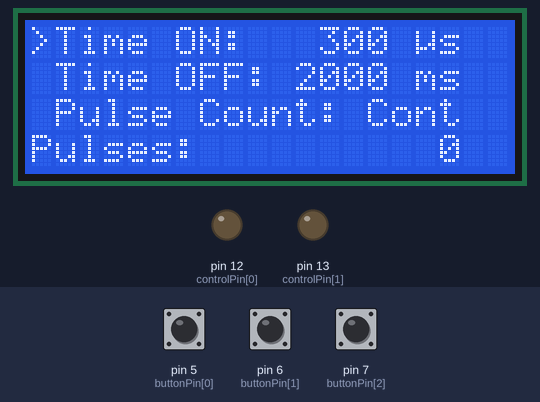
The sketch below on a simulated Arduino Uno, built with avr-gcc and run on an emulated ATmega328P. Shown: 20×4 character LCD, output pins drawn as LEDs (lit = HIGH). Dashed ring = blinking. The test bench sets the inputs (shaded band); at power-on: pin 7 (buttonPin[2]) LOW, pin 5 (buttonPin[0]) LOW, pin 6 (buttonPin[1]) LOW.

Above: at 1.3 s.
1.4 s: pin 7 (buttonPin[2]) pulled HIGH for 0.15 s
At 2.5 s:
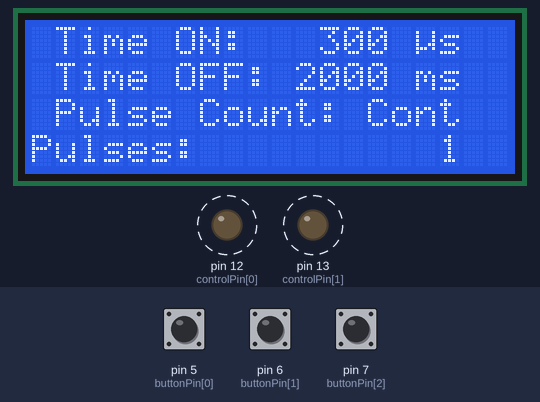
4.5 s: pin 7 (buttonPin[2]) pulled HIGH for 1 s
At 6.4 s:
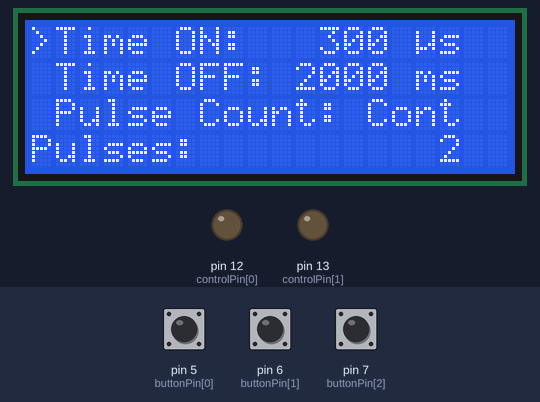
7.0 s: pin 5 (buttonPin[0]) pulled HIGH for 0.15 s
At 7.16 s:
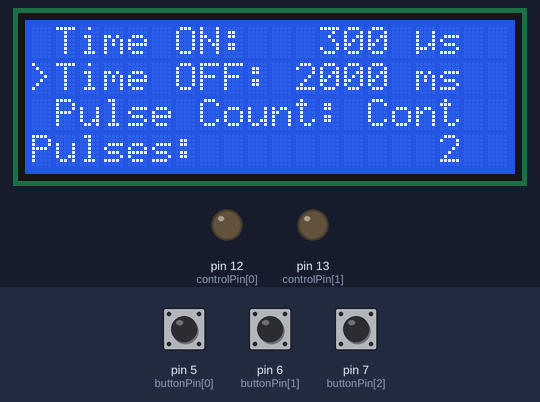
8.6 s: pin 6 (buttonPin[1]) pulled HIGH for 0.15 s
At 9.1 s:
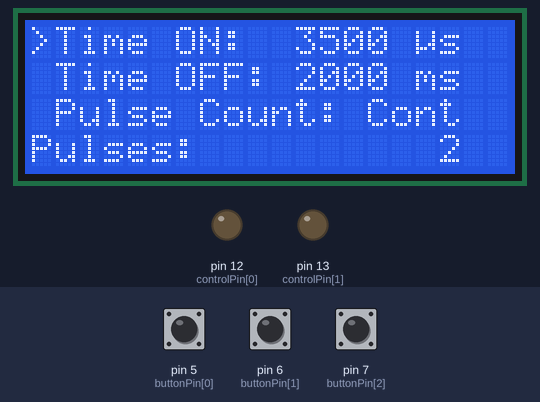
10.2 s: pin 5 (buttonPin[0]) pulled HIGH for 1 s
12.7 s: pin 6 (buttonPin[1]) pulled HIGH for 1 s
At 14.6 s:
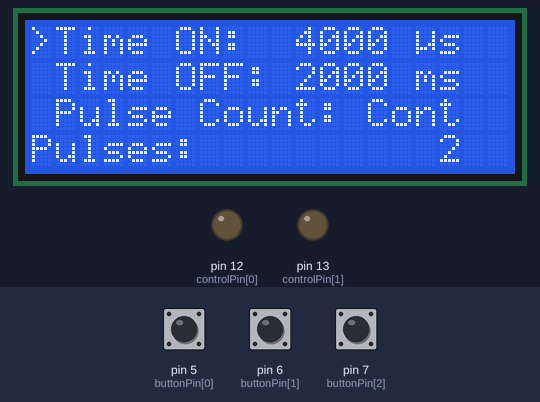
Timing chart, 0 to 16.1 s (numbered marks = the images above; inputs shaded):
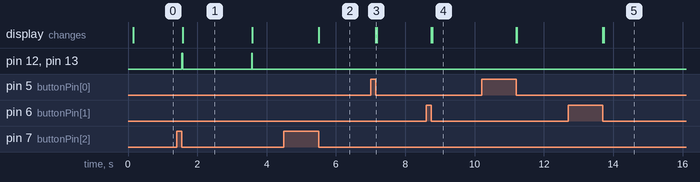

Measured:
- after the input at 1.4 s, pin 12 (controlPin[0]), pin 13 (controlPin[1]): alternates HIGH for 0.02 s and LOW for 2.0 s, starting after 0.15 s; the display: changes after 0.17 s (image 1)
- after the input at 4.5 s, pin 12 (controlPin[0]), pin 13 (controlPin[1]): stays LOW (without the input it goes to HIGH after 1.1 s); the display: changes after 1.0 s (image 2)
- after the input at 7.0 s, the display: changes after 0.15 s (image 3)
- after the input at 8.6 s, the display: first changes after 0.15 s (image 4 shows a later state)
- after the input at 12.7 s, the display: first changes after 1.0 s (image 5 shows a later state)

The sketch:

Pulse_Train_Box_microsecond.ino
```cpp
/*********************

Example code for the Adafruit RGB Character LCD Shield and Library

This code displays text on the shield, and also reads the buttons on the keypad.
When a button is pressed, the backlight changes color.

**********************/

// include the library code:
#include <Wire.h>
#include <Adafruit_MCP23017.h>
#include <Adafruit_RGBLCDShield.h>


// The shield uses the I2C SCL and SDA pins. On classic Arduinos
// this is Analog 4 and 5 so you can't use those for analogRead() anymore
// However, you can connect other I2C sensors to the I2C bus and share
// the I2C bus.
Adafruit_RGBLCDShield lcd = Adafruit_RGBLCDShield();

int buttonPin[] = {5,6,7};    // the number of the pushbutton pin
int buttonState[]={0,0,0};    // the current reading from the input pin
int lastButtonState[] ={0,0,0};   // the previous reading from the input pin
int controlPin[]={12,13}; //pin to trigger MOSFET and mirrow with LED

// the following variables are long's because the time, measured in miliseconds,
// will quickly become a bigger number than can be stored in an int.
long lastDebounceTime[] = {0,0,0};  // the last time the output pin was toggled
long debounceDelay[] = {20,20,20};    // the debounce time; increase if the output flickers


long PulseOffOn[] = {2000,300}; //time off in ms, time on in us
long MinOffOn[] = {100,20}; //minimum time off in ms, minimum time on in us
long MaxOffOn[] = {5000,10000}; //minimum time off in ms, minimum time on in us
long minPulse=10; //minimumnumber of pulses
long maxPulse=1000; //maximum number of pulses before continuous
long pulseCount = maxPulse+1;
long pulsecounter=0;
long thetimer;  //ms timer for off pulse
long thetimerus; //us timer for on pulse
long TimeTest; //variable for ms or us timing
bool PulseState;
bool pulsing=0;
String PulseString;
int cursorpos=0;
int infopos[] ={10,10,14};


void setup() {
  //Serial.begin(9600);
  pinMode(buttonPin[0], INPUT);
  pinMode(buttonPin[1], INPUT);
  pinMode(buttonPin[2], INPUT);
  pinMode(controlPin[0], OUTPUT);
  pinMode(controlPin[1], OUTPUT);

  // set up the LCD's number of columns and rows:
  lcd.begin(20, 4);
  delay(10);//need a short delay to allow the screen to initialize
  lcd.setCursor(0, 0);
  lcd.print(">Time ON: "+Pad(String(PulseOffOn[1]),5)+" us");
  lcd.setCursor(16, 0); //set position to u
  lcd.print((char)228); //write greek mu for microsecond
  lcd.setCursor(0, 1);
  lcd.print(" Time OFF:"+Pad(String(PulseOffOn[0]),5)+" ms");
  lcd.setCursor(0, 2);
  PulseString=Checkcont(pulseCount);
  lcd.print(" Pulse Count:"+Pad(PulseString,5));
  lcd.setCursor(0, 3);
  lcd.print("Pulses: "+Pad(String(pulsecounter),10));


}

void loop() {
  int i;

  //Serial.begin(9600);
  i=0;
  // set the cursor to column 0, line 1
  // (note: line 1 is the second row, since counting begins with 0):
  if (!pulsing) {
    while (i<3) {
      debounce(i);
       i+=1;
    }

     //Serial.println(lastButtonState[0]);
       if ((buttonState[0])&&(!lastButtonState[0])) {
         //move selection indicator
         lcd.setCursor(0, cursorpos);
         lcd.print(" ");
         cursorpos+=1;
         if (cursorpos>2){
           cursorpos=0;
         }
         lcd.setCursor(0, cursorpos);
         lcd.print(">");
       }

       //Serial.print(buttonState[i]);
       //Serial.print(" ");
       //Serial.print(lastButtonState[i]);
       //Serial.print(" ");
       //Serial.println(cursorpos);

      if ((buttonState[1])&&(!lastButtonState[1])&&(cursorpos==0)) {
         lcd.setCursor(infopos[0], cursorpos);
         PulseOffOn[1]=PulseOffOn[1]+10;
         if (PulseOffOn[1]>500){
           PulseOffOn[1]=10;
         }
         lcd.print(Pad(String(PulseOffOn[1]),4));
      }

      if ((buttonState[1])&&(!lastButtonState[1])&&(cursorpos==1)) {
         lcd.setCursor(infopos[1], cursorpos);
         PulseOffOn[0]=PulseOffOn[0]+10;
         if (PulseOffOn[0]>500){
           PulseOffOn[0]=10;
         }
         lcd.print(Pad(String(PulseOffOn[0]),4));
      }

      if ((buttonState[1])&&(!lastButtonState[1])&&(cursorpos==2)) {
         lcd.setCursor(infopos[2], cursorpos);
         pulseCount=pulseCount+50;
         if (pulseCount>1050){
           pulseCount=50;
         }
         PulseString=Checkcont(pulseCount);
         lcd.print(Pad(String(PulseString),5));
      }

      if ((buttonState[2])&&(!lastButtonState[2])) {
        pulsing=!pulsing;
        //start here
        lcd.setCursor(0, cursorpos);
        lcd.print(" ");
        //initialize timer and start pulsing
        thetimer=millis();
        thetimerus=micros();
        PulseState=1;
        digitalWrite(controlPin[0],PulseState);
        digitalWrite(controlPin[1],PulseState);
        pulsecounter=0; //reset pulse counter
        lcd.setCursor(8, 3);
        lcd.print(Pad(String(pulsecounter),10));
     }
  }

  if (pulsing) {
    if (PulseState) {
      TimeTest=(micros()-thetimerus);
    }
    else {
      TimeTest=(millis()-thetimer);
    }

    if (TimeTest>PulseOffOn[PulseState]) {

      //increment pulse counter when pulse completed
      if (PulseState) {
        pulsecounter+=1;
        lcd.setCursor(8, 3);
        lcd.print(Pad(String(pulsecounter),10));
      }

      PulseState=!PulseState;
      if (pulsecounter<=maxPulse) {
      //only check if not continuously pulsing
        if ((pulsecounter>pulseCount)&&(!PulseState)) {
          //stop pulsing if number of pulses reached and output is off
          pulsing=0;
          //replace selector to indicate control enabled
          lcd.setCursor(0, cursorpos);
          lcd.print(">");
        }
      }
      digitalWrite(controlPin[0],PulseState);
      digitalWrite(controlPin[1],PulseState);
      thetimer=millis();
      thetimerus=micros();
    }

    debounce(2);
    if ((buttonState[2])&&(!lastButtonState[2])) {
       //stop pulsing and replace  selector to indicate control lockout
       pulsing=!pulsing;
       lcd.setCursor(0, cursorpos);
       lcd.print(">");
       PulseState=0;
       digitalWrite(controlPin[0],PulseState);
       digitalWrite(controlPin[1],PulseState);
        //don't reset pulse counter to allow readability
       delay(50);
       //debounce it not catching double press add delay to stop restart - pulsing has been stopped
     }
  }
}

String Checkcont(long pcount){
  String ptext;

  ptext=String(pcount);
  if (pcount>maxPulse) {
    ptext="Cont";
  }
  return ptext;
}

String Pad(String theText, int thelength) {
  String paddedString;
  int Strlength,i;

  paddedString=theText;

  Strlength=theText.length();
  i=0;
  while (i<(thelength-Strlength)) {
    paddedString=" "+paddedString;
    i+=1;
  }

  return paddedString;
}

void debounce(int arraypos) {
  // read the state of the switch into a local variable:
    int reading;

    reading=digitalRead(buttonPin[arraypos]);
    // check to see if you just pressed the button
    // (i.e. the input went from LOW to HIGH),  and you've waited
    // long enough since the last press to ignore any noise:

    // If the switch changed, due to noise or pressing:
    if (reading != lastButtonState[arraypos]) {
    // reset the debouncing timer
      lastDebounceTime[arraypos] = millis();
      lastButtonState[arraypos]=!lastButtonState[arraypos];
    }

    if ((millis() - lastDebounceTime[arraypos]) > debounceDelay[arraypos]) {
      // whatever the reading is at, it's been there for longer
      // than the debounce delay, so take it as the actual current state:

      // if the button state has changed:
      if (reading != buttonState[arraypos]) {
        buttonState[arraypos] = reading;
      }
    }
}
```
